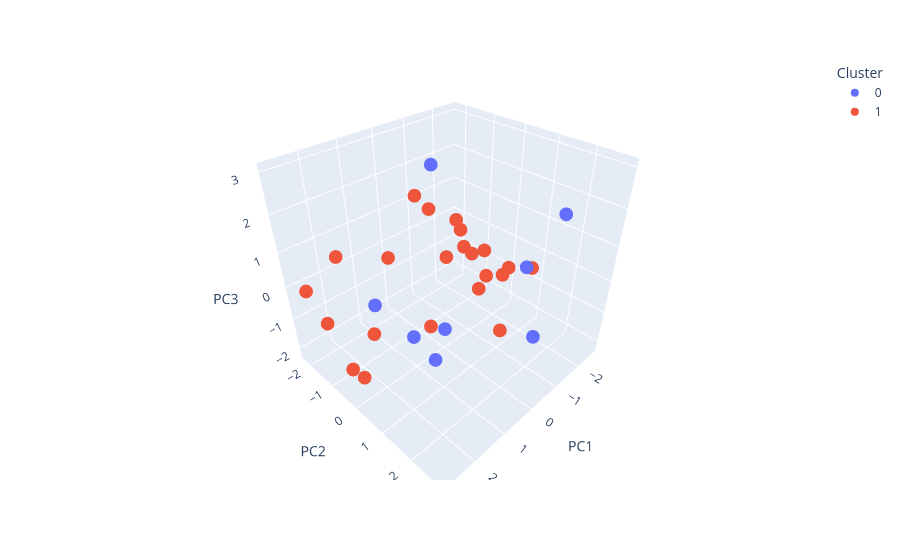

Write notebook code for a chart like this one.
### Code cell
import plotly.express as px

fig = px.scatter_3d(pc_transformation, x='PC1', y='PC2', z='PC3',
              color='Cluster')
fig.show()

### Figure 1 — Plotly figure (JSON) as saved in the notebook; plotly's stock layout.template omitted (floating-point values rounded to 4 significant figures)
{"data": [{"hovertemplate": "Cluster=0<br>PC1=%{x}<br>PC2=%{y}<br>PC3=%{z}<extra></extra>", "legendgroup": "0", "marker": {"color": "#636efa", "symbol": "circle"}, "mode": "markers", "name": "0", "scene": "scene", "showlegend": true, "type": "scatter3d", "x": [-1.654, 1.784, 0.1087, 0.2184, 1.727, -0.2822, 1.916, 1.982], "y": [2.164, 1.574, 2.841, -0.1311, 1.812, 2.225, -0.2669, 1.133], "z": [2.008, -0.4103, -0.01088, 3.037, 0.5803, 1.304, 0.1032, 0.09071]}, {"hovertemplate": "Cluster=1<br>PC1=%{x}<br>PC2=%{y}<br>PC3=%{z}<extra></extra>", "legendgroup": "1", "marker": {"color": "#EF553B", "symbol": "circle"}, "mode": "markers", "name": "1", "scene": "scene", "showlegend": true, "type": "scatter3d", "x": [-2.664, -2.108, -1.464, -1.807, -2.276, -1.182, -2.288, -1.499, 0.05188, -1.746, -1.394, -0.8264, -1.709, -1.618, 2.234, 0.9707, 0.653, 2.679, 2.782, 2.634, 2.782, 1.993], "y": [0.7635, -0.9825, 0.7351, -0.259, 0.05809, -0.4397, 0.2448, 0.1071, 0.157, -1.28, -0.04714, -1.931, -1.073, -2.262, -1.113, -0.8954, 0.2076, -0.3432, -1.744, 0.04328, -0.9861, -0.3115], "z": [-0.6179, -0.6965, -2.173, -0.1151, -1.011, 0.205, -0.6774, -0.6213, 0.7403, 0.4485, -1.09, 1.287, 0.2348, 0.4599, 1.176, 0.6543, -1.027, -1.46, 0.1678, -1.475, -0.3567, -0.7535]}], "layout": {"legend": {"title": {"text": "Cluster"}, "tracegroupgap": 0}, "margin": {"t": 60}, "scene": {"domain": {"x": [0, 1], "y": [0, 1]}, "xaxis": {"title": {"text": "PC1"}}, "yaxis": {"title": {"text": "PC2"}}, "zaxis": {"title": {"text": "PC3"}}}}}
